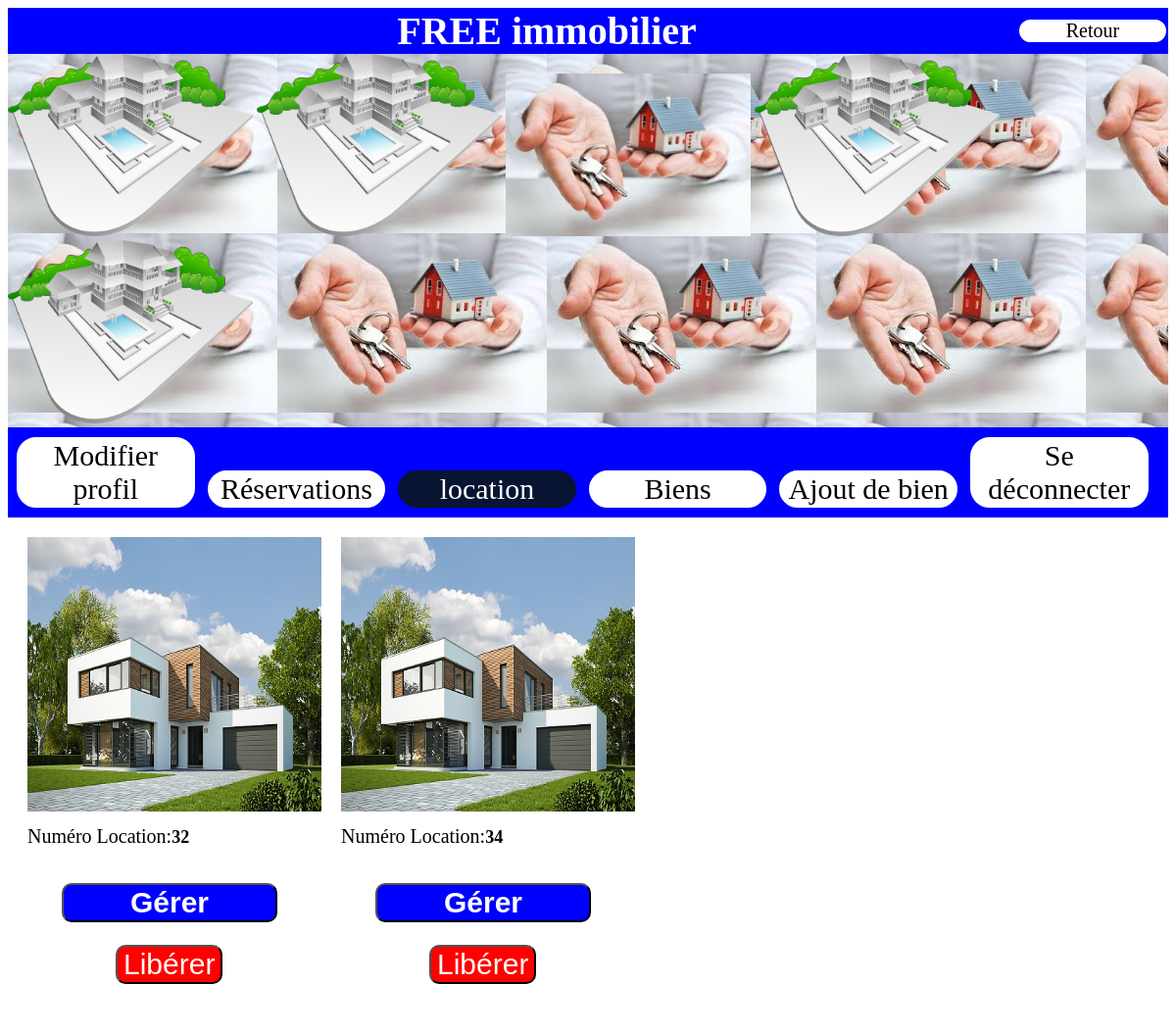
The page /location1.php (signed in) on the database its author committed.
### tables this page shows
CREATE TABLE `location` (
  `idLoc` int(50) NOT NULL,
  `dateEntree` datetime DEFAULT CURRENT_TIMESTAMP,
  `dateSortie` datetime DEFAULT CURRENT_TIMESTAMP,
  `arriere` float DEFAULT NULL,
  `idBien` varchar(50) NOT NULL,
  `image` varchar(50) NOT NULL
);

### location1.php (the view, shortened to what this page needs)
<!doctype html>
<html>
<head>
 <link rel="stylesheet" href="admine.css" />
</head>
<body >
<section id='span'>
<a class="app"  href="accueilagent.php">Retour</a>
		<h1 id='h11'> FREE immobilier</h1>
</section>
<header>
<img id ='b' src  ="icon4.png"/>
<img id ='b' src  ="icon4.png"/>
<img id ='b' src  ="index.4jpg.jpg"/>
<img id ='b' src  ="icon4.png"/>
<img id ='b' src  ="icon4.png"/>
	</header>
		<section id='span'>
		<a  class="gfi" class="ch" href="profil.php" > Modifier profil </a>
        <a  class="gfi" href="reservation1.php" >Réservations </a>
		<a id="kal" class="gfi" href="location1.php" >location </a>
		<a  class="gfi" href="bien1.php" > Biens</a>
		<a class="gfi" href="ajouter1.php" >Ajout de bien  </a>
		<a class="gfi" href="connexion.php"> Se déconnecter</a>
		</section>
	<?php
			$con=new PDO("mysql:host=127.0.0.1;dbname=immo","root","");
			$req="select * from location";
			$res=$con->query($req);
			while($r=$res->fetch())
			{$i=$r['image'];
				echo'<div style="height:480px;margin-bottom:20px;margin-top:20px;margin-left:20px;" id="di" >';
				echo'<img  id="img" src="uploads/' ; echo $i ;echo '" />';
				echo'<span style="font-size:20px;color:black;">Numéro Location:</span><span style="font-size:18px;color:black;font-weight:bold;">'.$r["idLoc"].'</span>';
				echo'<form method="post" action="loc.php" style="display:inline-block;"/>
				<input type="hidden" name="bien" value='.$r["idBien"].'/>
				<input type="hidden" name="loc" value='.$r["idLoc"].' />
				<br> <br>
				<input  type="submit" value="Gérer" style="background:blue;color:white;font-weight:bold;margin-bottom:5px;width:220px;border-radius:10px;margin-left:35px;font-size:30px;" />
				</form>';
				echo'<form method="post" action="locat.php" style="display:inline-block;">
				<input type="hidden" value='.$r["idLoc"].' name="loc" />
				<input type="hidden" value='.$r["idBien"].' name="bien" />
				<br>
				<input type="submit" value="Libérer" style="color:white;background:red;border-radius:10px;margin-left:90px;font-size:30px;"/>
				</form>';
				echo"</div>";
			}
	?>
</body>
</html>

### admine.css (style rules this page uses)
h1 { text-align:center; color:white; margin-top:10px; }
div { width:20%; padding:0px; margin-top:20px; display:inline-block; }
img { width:250px; height:20px; }
#img { width:300px; margin-bottom:10px; height:280px; }
#di { width:300px; margin-bottom:10px; background:white; height:450px; }
#span { background-color:lime; }
#h11 { margin:auto;font-size:250%;font-style:italien; font-family:algerian; margin-left:70px;color:black;text-align:center; }
#b { height:78%; }
header img { display:inline; }
header { background-image:url("index.4jpg.jpg") ;height:20%; }
.app { border:2px solid blue; display:block; width:150px; float:right; border-radius:20px; font-size:20px; background:white; margin-top:10px; text-decoration:none; text-align:center; color:black; margin-bottom:10px; }
#di { margin-top:20px;margin-left:20px; margin-bottom:0px; }
a { background-color:silver;display:inline-block; border:2px solid white; width:30%; border-radius:20px; font-size:30px; background:silver; margin-top:10px; text-decoration:none; text-align:center; color:black; margin-bottom:10px; }
.gfi { width:15%;display:inline-block; margin-left:9px; }
#h11 { color:white; }
#span { background-color:blue; }
a { background-color:white; }
#kal { background-color:rgb(9,20,50); color:white;border:2px solid rgb(9,20,50) }

### rows shown on the page
location: image (picture), idLoc "32"
location: image (picture), idLoc "34"
